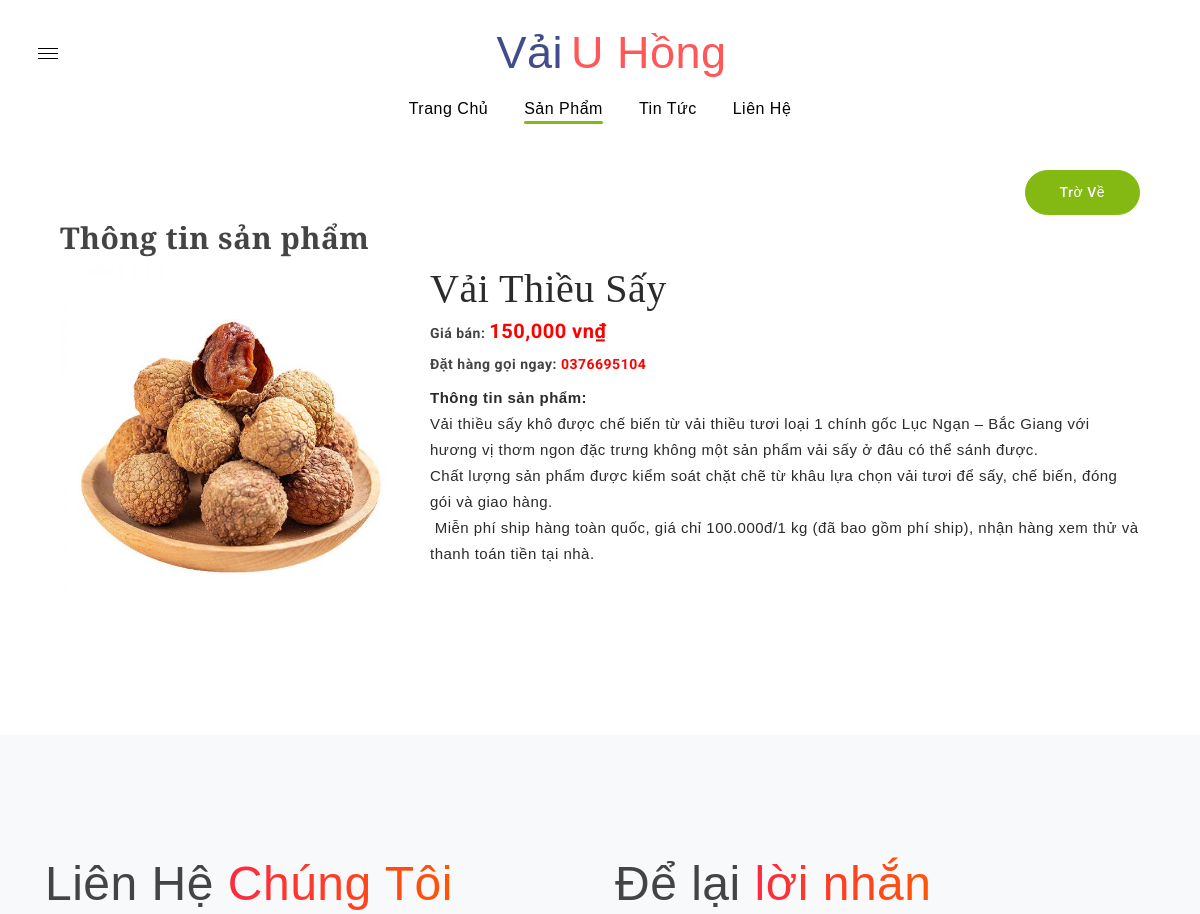
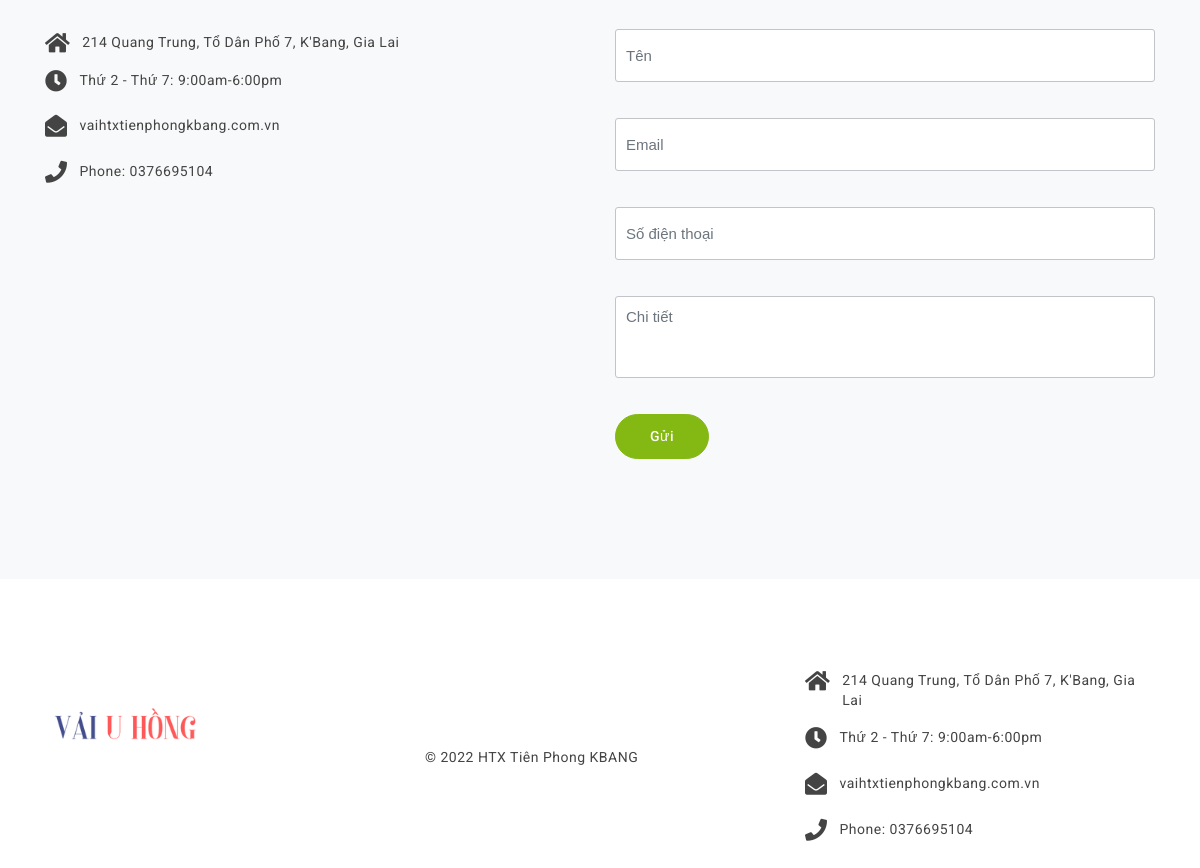
The app's page /ttsanpham/28 with its own data (2 pictures, top to bottom).
### tables this page shows
CREATE TABLE `db_slider` (
  `id` int(11) NOT NULL,
  `name` varchar(255) NOT NULL,
  `link` varchar(255) NOT NULL,
  `img` varchar(100) NOT NULL,
  `created` datetime NOT NULL,
  `created_by` varchar(50) NOT NULL DEFAULT 'Supper Admin',
  `modified` datetime NOT NULL,
  `modified_by` varchar(50) NOT NULL DEFAULT 'Supper Admin',
  `trash` tinyint(1) NOT NULL DEFAULT 1,
  `status` tinyint(1) NOT NULL DEFAULT 1,
  `type` int(2) DEFAULT 0,
  `detail` text NOT NULL,
  `spname` varchar(255) NOT NULL,
  `price` int(11) NOT NULL,
  `img1` varchar(100) DEFAULT NULL,
  `img2` varchar(100) DEFAULT NULL,
  `img3` varchar(100) DEFAULT NULL
);

### application/controllers/Tintuc.php (called while the page is built, shortened)
<?php
class Tintuc extends CI_Controller {
    function __construct() {
        $this->load->model('frontend/Mproduct');
        $this->load->model('frontend/Mcategory');
        $this->load->model('frontend/Mcontent');
		$this->load->model('frontend/Mslider');
        $this->data['com']='tintuc';
    }
	public function detailsp(){
		$aurl = explode('/', uri_string());
		$link = $aurl[1];
		$row = $this->Mslider->sp_get_detail($link);
		$this->data['row']=$row;
		$this->data['view']='detail';
		$this->load->view('frontend/components/tintuc/detailsp',$this->data);
	}
}

### index.php (called while the page is built, shortened)
<?php
require_once BASEPATH.'core/CodeIgniter.php';

### application/models/frontend/Mslider.php (called while the page is built, shortened)
<?php if ( ! defined('BASEPATH')) exit('No direct script access allowed');
class Mslider extends CI_Model {
	public function __construct()
    {
            $this->table = $this->db->dbprefix('slider');
    }
	public function sp_get_detail($id){
        $this->db->where('status', 1);
        $this->db->where('trash', 1);
        $this->db->where('id', $id);
        $this->db->limit(1);
        $query = $this->db->get($this->table);
        return $query->row_array();
    }
}

### application/views/frontend/components/tintuc/detailsp.php (the view, shortened to what this page needs)
<!DOCTYPE html>
<html lang="en">
<head>
    <link rel="stylesheet" href="<?php echo base_url() ?>/public/vendor/css/bundle.min.css">
    <link rel="stylesheet" href="<?php echo base_url() ?>/public/vendor/css/revolution-settings.min.css">
    <link rel="stylesheet" href="<?php echo base_url() ?>/public/vendor/css/jquery.fancybox.min.css">
    <link rel="stylesheet" href="<?php echo base_url() ?>/public/vendor/css/owl.carousel.min.css">
    <link rel="stylesheet" href="<?php echo base_url() ?>/public/vendor/css/swiper.min.css">
    <link rel="stylesheet" href="<?php echo base_url() ?>/public/vendor/css/cubeportfolio.min.css">
    <link rel="stylesheet" href="<?php echo base_url() ?>/public/vendor/css/LineIcons.min.css">
    <link rel="stylesheet" href="<?php echo base_url() ?>/public/vendor/css/jquery-ui.bundle.css">
    <link rel="stylesheet" href="<?php echo base_url() ?>/public/vendor/css/select2.min.css">
    <link rel="stylesheet" href="<?php echo base_url() ?>/public/vendor/css/slick-theme.css">
    <link rel="stylesheet" href="<?php echo base_url() ?>/public/vendor/css/slick.css">
    <link rel="stylesheet" href="<?php echo base_url() ?>/public/food/css/style.css">
</head>
<body data-spy="scroll" data-target=".navbar" data-offset="90" class="position-relative">
<div class="wrapper">
<header class="header-with-topbar style-two">
    <div class="top-header-area d-none d-lg-inline-block transparent-bg center-logo">
        <div class="container">
            <div class="row">
                <a href="#home" class="logo link" title="logo">
					<span style="font-size: 45px;font-family: 'Playfair Display', sans-serif;color: #424c8c;">Vải</span><span style="font-size: 45px;font-family: 'Playfair Display', sans-serif;color: #ff5757;margin-left:8px">U Hồng</span>
                </a>
        </div>
        </div>
    </div>
    <nav class="navbar navbar-top-default navbar-expand-lg full-nav center-logo nav-line">
        <div class="container">
            <div class="collapse navbar-collapse d-none d-lg-block">
                <ul class="nav navbar-nav">
                    <li class="nav-item">
                        <a class=" nav-link link" href="<?php echo base_url() ?>trang-chu">Trang chủ</a>
                    </li>
                    <li class="nav-item">
                        <a class=" nav-link link active" href="<?php echo base_url() ?>sanpham">Sản phẩm</a>
                    </li>
                </ul>
                <ul class="nav navbar-nav">
                    <li class="nav-item">
                        <a class=" nav-link link" href="<?php echo base_url() ?>tin-tuc">Tin tức</a>
                    </li>
                    <li class="nav-item">
                        <a class=" nav-link link" href="#contact">Liên hệ</a>
                    </li>
                </ul>
            </div>
            <div class="social_icons">
                <ul>
                    <li><a href="#." class="facebook-bg-hvr"><i class="lni lni-facebook-filled" aria-hidden="true"></i></a> </li>
                    <li><a href="#." class="twitter-bg-hvr"><i class="lni lni-twitter-filled" aria-hidden="true"></i></a> </li>
                    <li><a href="#." class="linkedin-bg-hvr"><i class="lni lni-linkedin" aria-hidden="true"></i></a> </li>
                    <li><a href="#." class="instagram-bg-hvr"><i class="lni lni-instagram" aria-hidden="true"></i></a> </li>
                </ul>
            </div>
            <div class="side-nav-btn" id="sidemenu_toggle">
                <span></span>
                <span></span>
                <span></span>
            </div>
        </div>
    </nav>
</header>
<section id="content">
		<div class="container" style="margin-top:50px">
			<div class="col-xs-12 col-sm-12 col-md-12 col-lg-12" style="text-align:right">
					<a href="<?php echo base_url() ?>sanpham" class="btn btn-green btn-large btn-rounded">Trờ về</a>
			</div>
			<div class="col-xs-12 col-sm-12 col-md-12 col-lg-12 product-content" id="list-content">
				<div class="product-wrap" id="info-content">
					<div class="content-ct">
						<div class="fs-ne2-it clearfix" style="padding-top: 5px">
							<div class="fs-ne2-it clearfix">
								<div class="entry-title">
									<h3><strong>Thông tin sản phẩm</strong></h3>
								</div>
							</div>
							<div class="row">
								<div class="col-md-4  wow fadeIn" data-wow-duration="1s" data-wow-delay=".3s" >
									<div class="item-img">
										<a href="<?php echo base_url() ?>public/assets/images/<?php echo $row['img']; ?>" data-fancybox="images">
											<img src="<?php echo base_url() ?>public/assets/images/<?php echo $row['img']; ?>" alt="image" style="height:100%;border-radius:20px">
										</a>
									</div>
								</div>
								<div class="col-md-8  wow fadeIn" data-wow-duration="1s" data-wow-delay=".6s">
									<div class="product-view-content">
										<div class="product-view-name">
											<h1><?php echo $row['name'] ?></h1>
										</div>
										<div class="product-view-price">
											<div class="pull-left">
												<p>
												<b>Giá bán: </b>
												<?php if($row['price']==0): ?>
													<span style="color:red;font-size:20px"><strong>Liên hệ!</strong></span>
												<?php else : ?>
													<span style="color:red;font-size:20px"><strong><?php echo(number_format($row['price'])); ?> vn₫</strong></span>
												<?php endif; ?>
												</p>
											</div>
										</div>
										<div style="margin-top: 10px;">
											<p><b>Đặt hàng gọi ngay: </b> <span style="color:red"><strong>0376695104</strong></span></p>
										</div>
										<div style="margin-top: 10px;" class="product-view-name">
											<b>Thông tin sản phẩm:</b>
											<br>
											<p><?php echo $row['detail'] ?></p>
										</div>
									</div>
								</div>
							</div>
						</div>
					</div>
				</div>
			</div>
		</div>
	</section>
    <section class="contact-us bg-light" id="contact">
        <div class="container">
            <div class="row pb-0">
                <div class="col-md-6">
                    <div class="contact">
                        <h2 class="text-capitalize mb-30">Liên Hệ <span class="text-gradient"> Chúng tôi</span></h2>
                        <div class="icon-flex">
                        <p class="contact-detail mb-3"><i class="fa fa-home contact-icon"></i> 214 Quang Trung, Tổ Dân Phố 7, K'Bang, Gia Lai</p>
                        </div>
                        <p class="contact-detail"><i class="fa fa-clock contact-icon"></i> Thứ 2 - Thứ 7: 9:00am-6:00pm</p>
                        <p class="contact-detail"><i class="fa fa-envelope-open contact-icon"></i> vaihtxtienphongkbang.com.vn</p>
                        <p class="contact-detail"><i class="fa fa-phone contact-icon"></i> Phone: 0376695104</p>
                    </div>
                    </div>
                <div class="col-md-6">
                    <div class="book-table">
                        <h2 class="table-booking mb-30">Để lại <span class="text-gradient"> lời nhắn</span></h2>
                    </div>
                    <form class="contact-form" id="contact-form-data">
                        <div class="row">
                            <div class="col-md-12 mb-3">
								<input class="form-control m-mb-20" type="text" placeholder="Tên" required="" id="name" name="userName">
                            </div>
                            <div class="col-md-12 mb-3">
								<input class="form-control m-mb-20" type="email" placeholder="Email" required="" id="email" name="userEmail">
                            </div>
							<div class="col-md-12 mb-3">
								<input class="form-control m-mb-20" type="text" placeholder="Số điện thoại" required="" id="phone" name="phone">
                            </div>
                            <div class="col-md-12 mb-3">
								<textarea class="form-control" placeholder="Chi tiết" id="description" name="description"></textarea>
                            </div>
                            <div class="col-md-6 text-center text-md-left">
								<button type="button" onclick="saveLienHe()" class="btn btn-green btn-large btn-rounded d-inline-block contact_btn_1" id="cf-submit" name="submit"><i class="fa fa-spinner fa-spin mr-2 d-none" aria-hidden="true"></i> Gửi</button>
                            </div>
                        </div>
                    </form>
                </div>
                </div>
            </div>
    </section>
    <footer class="footer-sec">
        <div class="container">
            <div class="row">
                <div class="col-md-4">
                    <div class="footer-logo" style="padding-top:30px">
                        <div class="logo-max">
                        <a href="#home" class="logo link" title="logo">
                            <img src="<?php echo base_url() ?>/public/food/img/logo.png" alt="logo" title="Logo" class="logo-default">
                        </a>
                        </div>
                    </div>
                </div>
				<div class="col-md-4 col-sm-12 justify-content-start d-flex">
                    <div class="footer-para" style="padding-top:20px">
                        <div class="contact-social-icon pb-20">
                            <ul class="social-icons mb-0">
                                <li><a href="#." class="facebook-bg-hvr"><i class="lni lni-facebook-filled" aria-hidden="true"></i></a> </li>
                                <li><a href="#." class="twitter-bg-hvr"><i class="lni lni-twitter-filled" aria-hidden="true"></i></a> </li>
                                <li><a href="#." class="linkedin-bg-hvr"><i class="lni lni-linkedin" aria-hidden="true"></i></a> </li>
                                <li><a href="#." class="instagram-bg-hvr"><i class="lni lni-instagram" aria-hidden="true"></i></a> </li>
                            </ul>
                        </div>
                        <p class="copyright-para">© 2022 HTX Tiên Phong <a href="javascript:void(0);" class="grey"> KBANG</a></p>
                    </div>
                </div>
				<div class="col-md-4">
					<div class="contact">
                        <div class="icon-flex">
                       	 <p class="contact-detail mb-3"><i class="fa fa-home contact-icon"></i> 214 Quang Trung, Tổ Dân Phố 7, K'Bang, Gia Lai</p>
                        </div>
                        <p class="contact-detail"><i class="fa fa-clock contact-icon"></i> Thứ 2 - Thứ 7: 9:00am-6:00pm</p>
                        <p class="contact-detail"><i class="fa fa-envelope-open contact-icon"></i> vaihtxtienphongkbang.com.vn</p>
                        <p class="contact-detail"><i class="fa fa-phone contact-icon"></i> Phone: 0376695104</p>
                    </div>
                </div>
            </div>
        </div>
    </footer>
</div>
</body>
</html>

### records on screen
db_slider: img (picture), name "Vải Thiều Sấy", price "150,000", detail "Vải thiều sấy khô được chế biến từ vải thiều tươi loại 1 chính gốc Lục Ngạn – Bắc Giang với hương vị thơm ngon đặc trưng không một sản phẩm vải sấy ở đâu có thể sánh được. Chất lượng sản phẩm được kiểm soát chặt chẽ từ khâu lựa chọn vải tươi để sấy, chế biến, đóng gói và giao hàng. Miễn phí ship hàng toàn quốc, giá chỉ 100.000đ/1 kg (đã bao gồm phí ship), nhận hàng xem thử và thanh toán tiền tại nhà."
